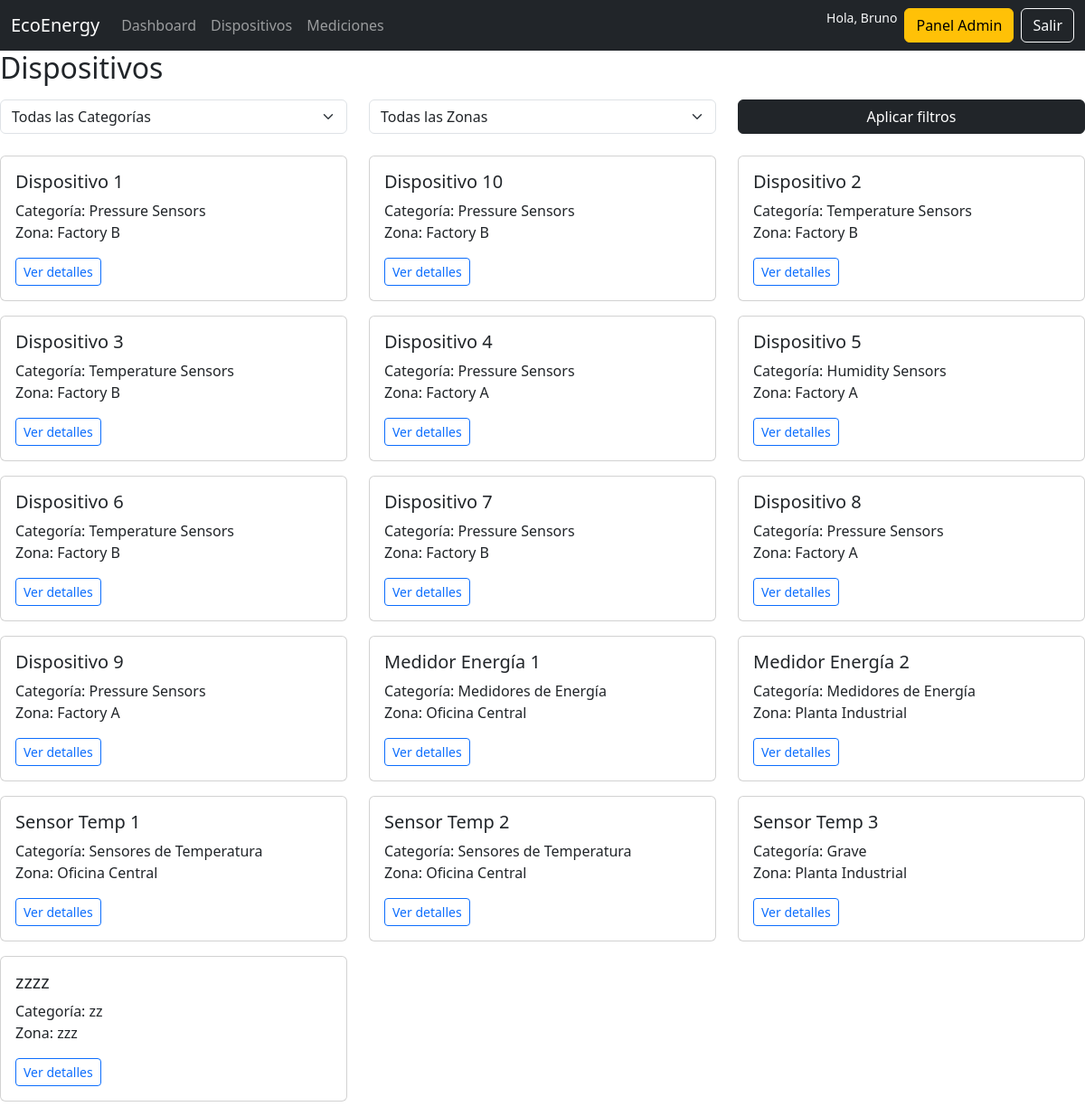
The app's page /devices/ (signed in) with its own data.
### core/models.py (models this page shows, shortened)
class Device(models.Model):
    name = models.CharField(max_length=100)
    category = models.ForeignKey(Category, on_delete=models.CASCADE)
    zone = models.ForeignKey(Zone, on_delete=models.CASCADE)
    organization = models.ForeignKey(Organization, on_delete=models.CASCADE)
    created_at = models.DateTimeField(auto_now_add=True)
    updated_at = models.DateTimeField(auto_now=True)
    deleted_at = models.DateTimeField(null=True, blank=True)
    class Meta:
        constraints = [
            models.UniqueConstraint(fields=["organization", "name"], name="uniq_device_name_per_org"),
        ]
        ordering = ("name",)  # orden por defecto útil en admin/listas

class Category(models.Model):
    name = models.CharField(max_length=100)
    organization = models.ForeignKey(Organization, on_delete=models.CASCADE)
    created_at = models.DateTimeField(auto_now_add=True)
    updated_at = models.DateTimeField(auto_now=True)
    deleted_at = models.DateTimeField(null=True, blank=True)

class Zone(models.Model):
    name = models.CharField(max_length=100)
    organization = models.ForeignKey(Organization, on_delete=models.CASCADE)
    created_at = models.DateTimeField(auto_now_add=True)
    updated_at = models.DateTimeField(auto_now=True)
    deleted_at = models.DateTimeField(null=True, blank=True)

### core/views.py (the view)
# urls.py: path("devices/", views.device_list, name="device_list"),
@login_required
def device_list(request):
    if not _require_org_or_redirect(request):
        return redirect("no_org")
    org = _user_org_or_none(request.user)
    devices = Device.objects.select_related("category", "zone", "organization").all()
    categories = Category.objects.all()
    zones = Zone.objects.all()
    if org:
        devices = devices.filter(organization=org)
        categories = categories.filter(organization=org)
        zones = zones.filter(organization=org)
    category_id = request.GET.get("category", "all")
    zone_id = request.GET.get("zone", "all")
    if category_id != "all":
        devices = devices.filter(category_id=category_id)
    if zone_id != "all":
        devices = devices.filter(zone_id=zone_id)
    context = {
        "devices": devices,
        "categories": categories,
        "zones": zones,
        "selected_category": category_id,
        "selected_zone": zone_id,
    }
    return render(request, "core/device_list.html", context)

### core/views.py (called while the page is built)
def _require_org_or_redirect(request):
    if request.user.is_superuser:
        return True
    return hasattr(request.user, "account") and request.user.account.organization is not None

def _user_org_or_none(user):
    if user.is_superuser:
        return None
    acc = getattr(user, "account", None)
    return acc.organization if acc else None

### core/templates/core/device_list.html (shortened to what this page needs)
{% extends "base.html" %}
{% block content %}
<h2 class="mb-3">Dispositivos</h2>
<form method="get" class="row mb-4">
  <div class="col-md-4">
    <select name="category" class="form-select">
      <option value="all" {% if selected_category == "all" %}selected{% endif %}>
        Todas las Categorías
      </option>
    </select>
  </div>
  <div class="col-md-4">
    <select name="zone" class="form-select">
      <option value="all" {% if selected_zone == "all" %}selected{% endif %}>
        Todas las Zonas
      </option>
    </select>
  </div>
  <div class="col-md-4">
    <button type="submit" class="btn btn-dark w-100">Aplicar filtros</button>
  </div>
</form>
<div class="row">
  {% for d in devices %}
  <div class="col-md-4">
    <div class="card mb-3">
      <div class="card-body">
        <h5 class="card-title">{{ d.name }}</h5>
        <p class="card-text">
          Categoría: {{ d.category.name }} <br>
          Zona: {{ d.zone.name }}
        </p>
        <a
          class="btn btn-outline-primary btn-sm"
          href="{% url 'device_detail' d.id %}{% if request.GET %}?{{ request.GET.urlencode }}{% endif %}"
        >
          Ver detalles
        </a>
      </div>
    </div>
  </div>
  {% empty %}
  <p>No hay dispositivos disponibles</p>
  {% endfor %}
</div>
{% endblock %}

### core/templates/base.html (shortened to what this page needs)
<!DOCTYPE html>
<html lang="en">
<head>
  <link href="https://cdn.jsdelivr.net/npm/bootstrap@5.3.0/dist/css/bootstrap.min.css" rel="stylesheet">
</head>
<body>
  <nav class="navbar navbar-expand-lg navbar-dark bg-dark">
    <div class="container-fluid">
      <a class="navbar-brand" href="{% url 'dashboard' %}">EcoEnergy</a>
      <div class="collapse navbar-collapse" id="navbarNav">
        <ul class="navbar-nav me-auto mb-2 mb-lg-0">
          <li class="nav-item">
            <a class="nav-link" href="{% url 'dashboard' %}">Dashboard</a>
          </li>
          <li class="nav-item">
            <a class="nav-link" href="{% url 'device_list' %}">Dispositivos</a>
          </li>
          <li class="nav-item">
            <a class="nav-link" href="{% url 'measurement_list' %}">Mediciones</a>
          </li>
        </ul>
        <div class="d-flex">
          {% if user.is_authenticated %}
            <span class="text-light me-2 small">Hola, {{ user.username }}</span>
            {% if user.is_staff %}
  <a href="/admin/" class="btn btn-warning me-2">Panel Admin</a>
{% endif %}
            <a href="{% url 'logout' %}" class="btn btn-outline-light">Salir</a>
          {% else %}
            <a href="{% url 'login' %}" class="btn btn-outline-light me-2">Iniciar sesión</a>
            <a href="{% url 'register' %}" class="btn btn-light">Registrarse</a>
          {% endif %}
        </div>
      </div>
    </div>
  </nav>
  <main>
    {% block content %}{% endblock %}
  </main>
</body>
</html>

### records on screen
Device: name "Dispositivo 1", category.name "Pressure Sensors", zone.name "Factory B"
Device: name "Dispositivo 10", category.name "Pressure Sensors", zone.name "Factory B"
Device: name "Dispositivo 2", category.name "Temperature Sensors", zone.name "Factory B"
Device: name "Dispositivo 3", category.name "Temperature Sensors", zone.name "Factory B"
Device: name "Dispositivo 4", category.name "Pressure Sensors", zone.name "Factory A"
Device: name "Dispositivo 5", category.name "Humidity Sensors", zone.name "Factory A"
Device: name "Dispositivo 6", category.name "Temperature Sensors", zone.name "Factory B"
Device: name "Dispositivo 7", category.name "Pressure Sensors", zone.name "Factory B"
Device: name "Dispositivo 8", category.name "Pressure Sensors", zone.name "Factory A"
Device: name "Dispositivo 9", category.name "Pressure Sensors", zone.name "Factory A"
Device: name "Medidor Energía 1", category.name "Medidores de Energía", zone.name "Oficina Central"
Device: name "Medidor Energía 2", category.name "Medidores de Energía", zone.name "Planta Industrial"
Device: name "Sensor Temp 1", category.name "Sensores de Temperatura", zone.name "Oficina Central"
Device: name "Sensor Temp 2", category.name "Sensores de Temperatura", zone.name "Oficina Central"
Device: name "Sensor Temp 3", category.name "Grave", zone.name "Planta Industrial"
Device: name "zzzz", category.name "zz", zone.name "zzz"

### other values on screen
{{ user.username }} "Bruno"
